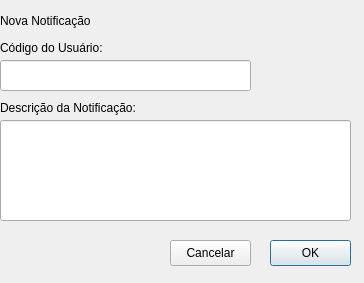
<?xml version="1.0" encoding="UTF-8"?>
<ui version="4.0">
 <class>Dialog</class>
 <widget class="QDialog" name="Dialog">
  <property name="geometry">
   <rect>
    <x>0</x>
    <y>0</y>
    <width>364</width>
    <height>283</height>
   </rect>
  </property>
  <property name="windowTitle">
   <string>Dialog</string>
  </property>
  <widget class="QLineEdit" name="lineEdit_2">
   <property name="geometry">
    <rect>
     <x>0</x>
     <y>120</y>
     <width>351</width>
     <height>101</height>
    </rect>
   </property>
  </widget>
  <widget class="QLabel" name="label">
   <property name="geometry">
    <rect>
     <x>0</x>
     <y>10</y>
     <width>121</width>
     <height>21</height>
    </rect>
   </property>
   <property name="text">
    <string>Nova Notificação</string>
   </property>
  </widget>
  <widget class="QLabel" name="label_3">
   <property name="geometry">
    <rect>
     <x>0</x>
     <y>100</y>
     <width>251</width>
     <height>16</height>
    </rect>
   </property>
   <property name="text">
    <string>Descrição da Notificação:</string>
   </property>
  </widget>
  <widget class="QPushButton" name="btnSalvar">
   <property name="geometry">
    <rect>
     <x>270</x>
     <y>240</y>
     <width>81</width>
     <height>26</height>
    </rect>
   </property>
   <property name="text">
    <string>OK</string>
   </property>
  </widget>
  <widget class="QLineEdit" name="lineEdit">
   <property name="geometry">
    <rect>
     <x>0</x>
     <y>60</y>
     <width>251</width>
     <height>31</height>
    </rect>
   </property>
  </widget>
  <widget class="QPushButton" name="btnCancelar">
   <property name="geometry">
    <rect>
     <x>170</x>
     <y>240</y>
     <width>81</width>
     <height>26</height>
    </rect>
   </property>
   <property name="text">
    <string>Cancelar</string>
   </property>
  </widget>
  <widget class="QLabel" name="label_2">
   <property name="geometry">
    <rect>
     <x>0</x>
     <y>40</y>
     <width>221</width>
     <height>16</height>
    </rect>
   </property>
   <property name="text">
    <string>Código do Usuário:</string>
   </property>
  </widget>
 </widget>
 <resources/>
 <connections/>
</ui>
